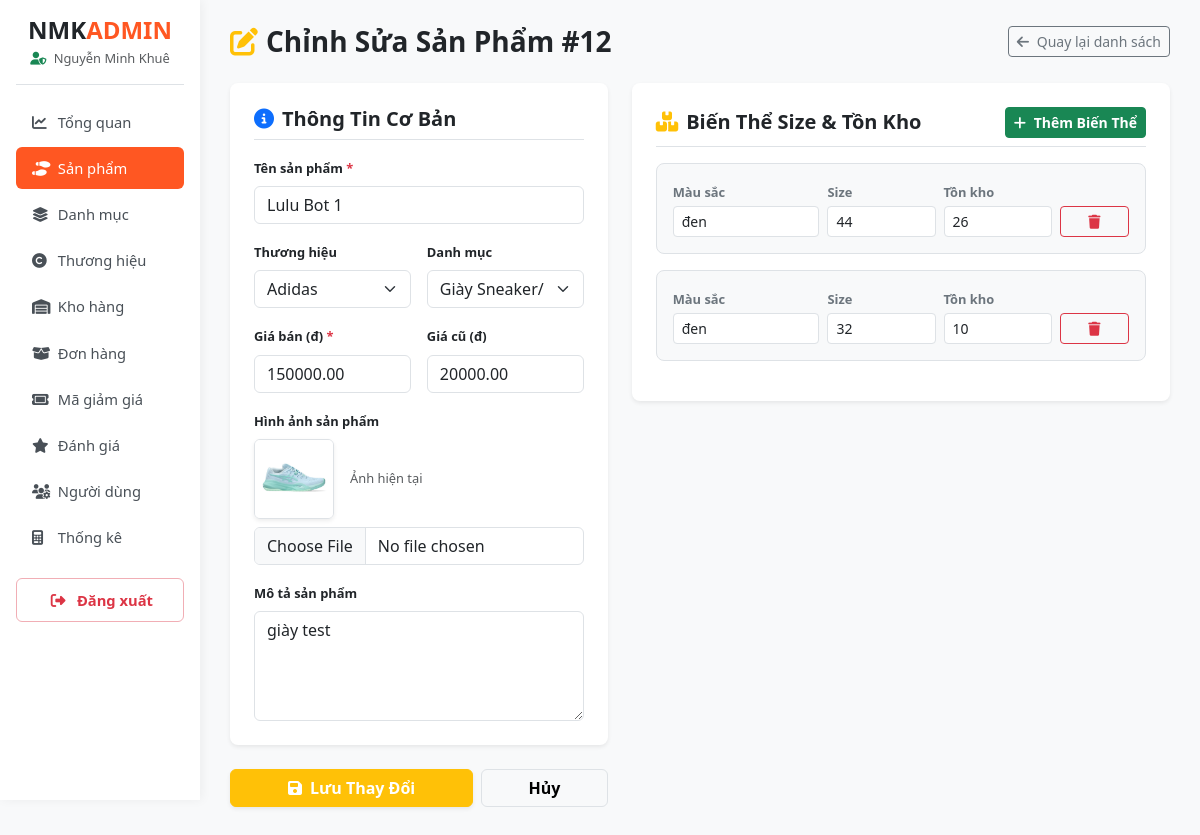
The app's page /admin/modules/san-pham/edit-sanpham.php?id=12 (signed in) with its own data.
### tables this page shows
CREATE TABLE `products` (
  `id` int(11) NOT NULL,
  `category_id` int(11) DEFAULT NULL,
  `brand_id` int(11) DEFAULT NULL,
  `product_name` varchar(150) NOT NULL,
  `price` decimal(12,2) NOT NULL,
  `old_price` decimal(12,2) DEFAULT NULL,
  `image_url` varchar(255) DEFAULT NULL,
  `description` text DEFAULT NULL,
  `status` tinyint(1) DEFAULT 1,
  `created_at` timestamp NOT NULL DEFAULT current_timestamp()
);

CREATE TABLE `brands` (
  `id` int(11) NOT NULL,
  `brand_name` varchar(100) NOT NULL,
  `description` text DEFAULT NULL
);

CREATE TABLE `categories` (
  `id` int(11) NOT NULL,
  `category_name` varchar(100) NOT NULL,
  `description` text DEFAULT NULL
);

CREATE TABLE `product_variants` (
  `id` int(11) NOT NULL,
  `product_id` int(11) NOT NULL,
  `color` varchar(50) NOT NULL,
  `size` int(11) NOT NULL,
  `stock` int(11) DEFAULT 0,
  `low_stock_threshold` int(11) DEFAULT 5,
  `image` varchar(255) DEFAULT NULL
);

### config.php (called while the page is built, shortened)
<?php
function sanitize($data) {
    return htmlspecialchars(trim((string)$data), ENT_QUOTES, 'UTF-8');
}

### admin/modules/san-pham/edit-sanpham.php (the view, shortened to what this page needs)
<?php
require_once __DIR__ . '/../../../config.php';
$id = isset($_GET['id']) ? (int)$_GET['id'] : 0;
$stmt = $pdo->prepare("SELECT * FROM products WHERE id = ?");
$stmt->execute([$id]);
$product = $stmt->fetch();
try {
    $categories = $pdo->query("SELECT * FROM categories ORDER BY category_name ASC")->fetchAll();
    $brands     = $pdo->query("SELECT * FROM brands ORDER BY brand_name ASC")->fetchAll();
} catch (PDOException $e) {
    $_SESSION['error'] = "Lỗi tải danh mục/thương hiệu: " . $e->getMessage();
}
$stmt_var = $pdo->prepare("SELECT * FROM product_variants WHERE product_id = ? ORDER BY id ASC");
$stmt_var->execute([$id]);
$variants = $stmt_var->fetchAll();
require_once __DIR__ . '/../../includes/header.php';
require_once __DIR__ . '/../../includes/sidebar.php';
?>
<div class="d-flex justify-content-between align-items-center mb-4">
    <h3 class="fw-bold m-0 text-dark"><i class="fa-solid fa-pen-to-square text-warning me-2"></i>Chỉnh Sửa Sản Phẩm #<?= $product['id'] ?></h3>
    <a href="<?= BASE_URL ?>admin/modules/san-pham/index-sanpham.php" class="btn btn-outline-secondary btn-sm">
        <i class="fa-solid fa-arrow-left me-1"></i> Quay lại danh sách
    </a>
</div>
<form action="" method="POST" enctype="multipart/form-data">
    <div class="row g-4">
        <div class="col-12 col-lg-5">
            <div class="card border-0 shadow-sm p-4 bg-white mb-4 rounded-3">
                <h5 class="fw-bold text-dark border-bottom pb-2 mb-3"><i class="fa-solid fa-circle-info me-2 text-primary"></i>Thông Tin Cơ Bản</h5>
                <div class="mb-3">
                    <label class="form-label small fw-bold">Tên sản phẩm <span class="text-danger">*</span></label>
                    <input type="text" name="name" class="form-control" value="<?= sanitize($product['product_name']) ?>" required>
                </div>
                <div class="row g-3 mb-3">
                    <div class="col-6">
                        <label class="form-label small fw-bold">Thương hiệu</label>
                        <select name="brand_id" class="form-select">
                            <?php foreach ($brands as $b): ?>
                                <option value="<?= $b['id'] ?>" <?= $b['id'] == $product['brand_id'] ? 'selected' : '' ?>><?= sanitize($b['brand_name']) ?></option>
                            <?php endforeach; ?>
                        </select>
                    </div>
                    <div class="col-6">
                        <label class="form-label small fw-bold">Danh mục</label>
                        <select name="category_id" class="form-select">
                            <?php foreach ($categories as $c): ?>
                                <option value="<?= $c['id'] ?>" <?= $c['id'] == $product['category_id'] ? 'selected' : '' ?>><?= sanitize($c['category_name']) ?></option>
                            <?php endforeach; ?>
                        </select>
                    </div>
                </div>
                <div class="row g-3 mb-3">
                    <div class="col-6">
                        <label class="form-label small fw-bold">Giá bán (đ) <span class="text-danger">*</span></label>
                        <input type="number" name="price" class="form-control" value="<?= $product['price'] ?>" required min="0" step="1000">
                    </div>
                    <div class="col-6">
                        <label class="form-label small fw-bold">Giá cũ (đ)</label>
                        <input type="number" name="old_price" class="form-control" value="<?= $product['old_price'] ?>" min="0" step="1000">
                    </div>
                </div>
                <div class="mb-3">
                    <label class="form-label small fw-bold">Hình ảnh sản phẩm</label>
                    <?php
                        $img_file = basename($product['image_url']);
                        $img_path = UPLOAD_DIR . 'products/' . $img_file;
                        if (!empty($img_file) && file_exists($img_path)):
                    ?>
                        <div class="mb-2 d-flex align-items-center gap-3">
                            <img src="<?= BASE_URL . 'assets/uploads/products/' . $img_file ?>" class="rounded border shadow-sm" style="width: 80px; height: 80px; object-fit: cover;">
                            <span class="small text-muted">Ảnh hiện tại</span>
                        </div>
                    <?php endif; ?>
                    <input type="file" name="main_image" class="form-control" accept="image/*">
                </div>
                <div class="mb-0">
                    <label class="form-label small fw-bold">Mô tả sản phẩm</label>
                    <textarea name="description" class="form-control" rows="4"><?= sanitize($product['description'] ?? '') ?></textarea>
                </div>
            </div>
            <div class="d-flex gap-2 mb-4">
                <button type="submit" name="update_product" class="btn btn-warning text-white w-100 py-2.5 fw-bold shadow-sm">
                    <i class="fa-solid fa-floppy-disk me-1"></i> Lưu Thay Đổi
                </button>
                <a href="<?= BASE_URL ?>admin/modules/san-pham/index-sanpham.php" class="btn btn-light border w-50 py-2.5 fw-bold">Hủy</a>
            </div>
        </div>
        <div class="col-12 col-lg-7">
            <div class="card border-0 shadow-sm p-4 bg-white rounded-3">
                <div class="d-flex justify-content-between align-items-center border-bottom pb-2 mb-3">
                    <h5 class="fw-bold text-dark m-0"><i class="fa-solid fa-boxes-stacked text-warning me-2"></i>Biến Thể Size & Tồn Kho</h5>
                    <button type="button" class="btn btn-success btn-sm fw-bold" onclick="addVariant()">
                        <i class="fa-solid fa-plus me-1"></i> Thêm Biến Thể
                    </button>
                </div>
                <div id="variants-container">
                    <?php if (empty($variants)): ?>
                        <div class="text-center py-4 text-muted" id="no-variant-msg">
                            <i class="fa-solid fa-box-open fa-2x mb-2 d-block"></i>
                            Chưa có biến thể nào. Hãy bấm "Thêm Biến Thể" để tạo Size & Tồn kho!
                        </div>
                    <?php else: ?>
                        <?php foreach ($variants as $v): ?>
                            <div class="p-3 border rounded-3 mb-3 bg-light">
                                <div class="row g-2 align-items-end">
                                    <div class="col-md-4">
                                        <label class="form-label small fw-semibold text-secondary mb-1">Màu sắc</label>
                                        <input type="text" name="color[]" class="form-control form-control-sm" value="<?= sanitize($v['color']) ?>" required>
                                    </div>
                                    <div class="col-md-3">
                                        <label class="form-label small fw-semibold text-secondary mb-1">Size</label>
                                        <input type="text" name="size[]" class="form-control form-control-sm" value="<?= sanitize($v['size']) ?>" required>
                                    </div>
                                    <div class="col-md-3">
                                        <label class="form-label small fw-semibold text-secondary mb-1">Tồn kho</label>
                                        <input type="number" name="stock[]" class="form-control form-control-sm" value="<?= $v['stock'] ?>" required min="0">
                                    </div>
                                    <div class="col-md-2">
                                        <a href="<?= BASE_URL ?>admin/modules/san-pham/edit-sanpham.php?id=<?= $id ?>&action=delete_variant&variant_id=<?= $v['id'] ?>"
                                           class="btn btn-outline-danger btn-sm w-100"
                                           onclick="return confirm('Bạn có chắc chắn muốn xóa biến thể này?');">
                                            <i class="fa-solid fa-trash"></i>
                                        </a>
                                    </div>
                                </div>
                            </div>
                        <?php endforeach; ?>
                    <?php endif; ?>
                </div>
            </div>
        </div>
    </div>
</form>
<?php require_once __DIR__ . '/../../includes/footer.php'; ?>

### assets/css/style.css (style rules this page uses)
body.admin-body { background-color: #f8f9fa; font-family: 'Segoe UI', Roboto, Helvetica, Arial, sans-serif; font-size: 0.92rem; }

### records on screen
products: id "12", name "Lulu Bot 1", brand_id "Adidas", category_id "Giày Sneaker/ Thời Trang", price "150000.00", old_price "20000.00", image_url (picture), description "giày test"
product_variants: color "đen", size "44", stock "26"
product_variants: color "đen", size "32", stock "10"

### other values on screen
$_SESSION['user']['fullname'] "Nguyễn Minh Khuê"
